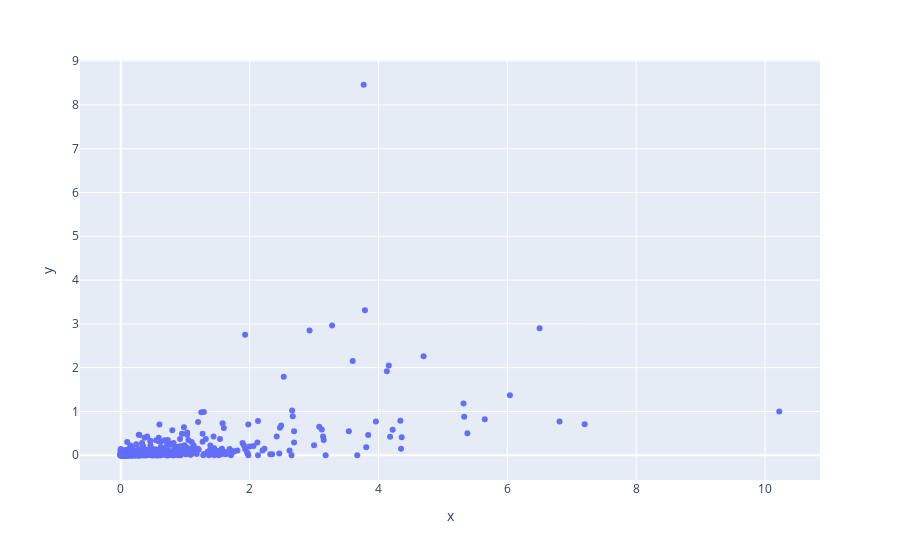

The code cell stored with this chart in its notebook:
### Code cell
fig = px.scatter(x=df['JP_Sales'], y = df["Other_Sales"])
fig.show()

### Figure 1 — Plotly figure (JSON) as saved in the notebook; plotly's stock layout.template omitted (floating-point values rounded to 4 significant figures; data arrays with more than 128 entries replaced by an {"elided": "..."} marker saying what was removed)
{"data": [{"hovertemplate": "x=%{x}<br>y=%{y}<extra></extra>", "legendgroup": "", "marker": {"color": "#636efa", "symbol": "circle"}, "mode": "markers", "name": "", "orientation": "v", "showlegend": false, "type": "scatter", "x": {"elided": "696 float values"}, "xaxis": "x", "y": {"elided": "696 float values"}, "yaxis": "y"}], "layout": {"legend": {"tracegroupgap": 0}, "margin": {"t": 60}, "xaxis": {"anchor": "y", "domain": [0, 1], "title": {"text": "x"}}, "yaxis": {"anchor": "x", "domain": [0, 1], "title": {"text": "y"}}}}
